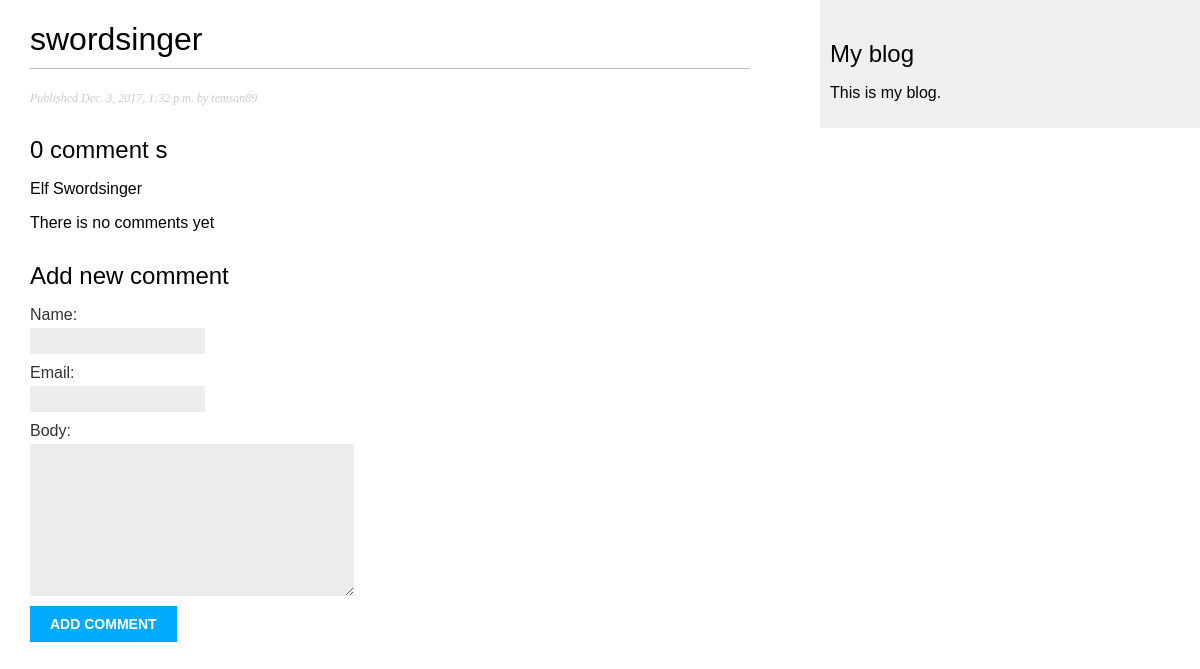
Screenshot of /blog/2017/12/03/swordsinger/ with the database file from the repository.
### blog/models.py (models this page shows, shortened)
class Post(models.Model):
    STATUS_CHOICES = (
        ('draft', 'Draft'),
        ('published', 'Published')
    )
    objects = models.Manager()
    published = PublishedManager()
    tags = TaggableManager()
    title = models.CharField(max_length=250)
    slug = models.SlugField(max_length=250, unique_for_date='publish')
    author = models.ForeignKey(User, related_name='blog_posts', on_delete=models.CASCADE)
    body = models.TextField()
    publish = models.DateTimeField(default=timezone.now)
    created = models.DateTimeField(auto_now_add=True)
    updated = models.DateTimeField(auto_now=True)
    status = models.CharField(max_length=10, choices=STATUS_CHOICES, default='draft')
    class Meta:
        ordering = ('-publish',)

### blog/views.py (the view)
# urls.py: path(r'<int:year>/<int:month>/<int:day>/<post>/', views.post_detail, name='post_detail'),
def post_detail(request, year, month, day, post):
    post = get_object_or_404(Post,
                             slug=post,
                             status='published',
                             publish__year=year,
                             publish__month=month,
                             publish__day=day,
                             )
    comments = post.comments.filter(active=True)
    if request.method == 'POST':
        comment_form = CommentForm(data=request.POST)
        if comment_form.is_valid():
            new_comment = comment_form.save(commit=False)
            new_comment.post = post
            new_comment.save()
    else:
        comment_form = CommentForm()
    return render(request, 'blog/post/detail.html', {'post': post,
                                                     'comments': comments,
                                                     'comment_form': comment_form})

### blog/forms.py
class CommentForm(forms.ModelForm):
    class Meta:
        model = Comment
        fields = ('name', 'email', 'body')

### blog/templates/blog/post/detail.html (shortened to what this page needs)
{% extends "blog/base.html" %}
{% block content %}
    <h1>{{ post.title }}</h1>
    <p class="date">
        Published {{ post.publish }} by {{ post.author }}
    </p>
    {% with comments.count as total_comments %}
        <h2>
            {{ total_comments }} comment {{ total_comments|pluralize }}
        </h2>
    {% endwith %}
    {{ post.body|linebreaks }}
    {% for comment in comments %}
        <div class="comment">
            <p class="info">
                Comment {{ forloop.counter }} by {{ comment.name }}
                {{ comment.created }}
            </p>
            {{ comment.body|linebreaks }}
        </div>
    {% empty %}
        <p>There is no comments yet</p>
    {% endfor %}
    {% if new_comment %}
        <h2>Your comment has been added</h2>
    {% else %}
        <h2>Add new comment</h2>
        <form action="." method="post">
            {{ comment_form.as_p }}
            <p><input type="submit" value="Add comment"></p>
        </form>
    {% endif %}
{% endblock %}

### blog/static/css/blog.css (style rules this page uses)
body { margin:0; padding:0; font-family:helvetica, sans-serif; }
h1 { font-weight:normal; border-bottom:1px solid #bbb; padding:0 0 10px 0; }
h2 { font-weight:normal; margin:30px 0 0; }
p.date { color:#ccc; font-family: georgia, serif; font-size: 12px; font-style: italic; }
label { float:left; clear:both; color:#333; margin-bottom:4px; }
input, textarea { clear:both; float:left; margin:0 0 10px; background:#ededed; border:0; padding:6px 10px; font-size:12px; }
input[type=submit] { font-weight:bold; background:#00abff; color:#fff; padding:10px 20px; font-size:14px; text-transform:uppercase; }

### rows the page displays
Post: title "swordsinger", publish "Dec. 3, 2017, 1:32 p.m.", author "temsan89", body "Elf Swordsinger"

### other values shown
{{ total_comments }} "0"
